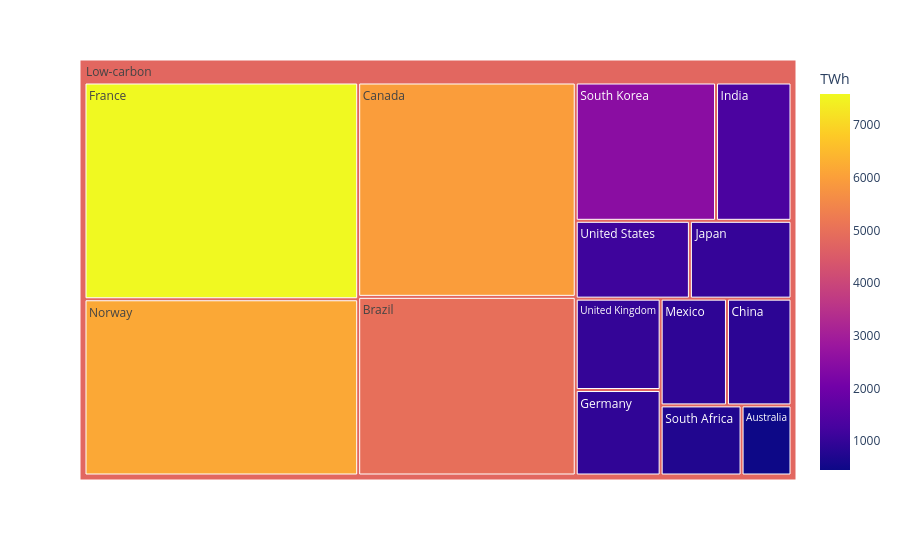

The notebook cell this image was saved under:
### Code cell
df_low = (
    df[df['Source_Type'] == 'Low-carbon']
    .groupby('Country')['TWh']
    .sum()
    .reset_index()
)

df_low['All'] = 'Low-carbon'

fig = px.treemap(
    df_low,
    path=['All', 'Country'],
    values='TWh',
    color='TWh'
)

fig.show()

### Figure 1 — Plotly figure (JSON) as saved in the notebook; plotly's stock layout.template omitted (floating-point values rounded to 4 significant figures)
{"data": [{"branchvalues": "total", "customdata": [[448.0], [4975.0], [5969.0], [882.0], [7593.0], [929.0], [1336.0], [1012.0], [906.0], [6174.0], [726.0], [2484.0], [993.0], [1137.0], [4797.0]], "domain": {"x": [0, 1], "y": [0, 1]}, "hovertemplate": "labels=%{label}<br>TWh_sum=%{value}<br>parent=%{parent}<br>id=%{id}<br>TWh=%{color}<extra></extra>", "ids": ["Low-carbon/Australia", "Low-carbon/Brazil", "Low-carbon/Canada", "Low-carbon/China", "Low-carbon/France", "Low-carbon/Germany", "Low-carbon/India", "Low-carbon/Japan", "Low-carbon/Mexico", "Low-carbon/Norway", "Low-carbon/South Africa", "Low-carbon/South Korea", "Low-carbon/United Kingdom", "Low-carbon/United States", "Low-carbon"], "labels": ["Australia", "Brazil", "Canada", "China", "France", "Germany", "India", "Japan", "Mexico", "Norway", "South Africa", "South Korea", "United Kingdom", "United States", "Low-carbon"], "marker": {"coloraxis": "coloraxis", "colors": [448.0, 4975.0, 5969.0, 882.0, 7593.0, 929.0, 1336.0, 1012.0, 906.0, 6174.0, 726.0, 2484.0, 993.0, 1137.0, 4797.0]}, "name": "", "parents": ["Low-carbon", "Low-carbon", "Low-carbon", "Low-carbon", "Low-carbon", "Low-carbon", "Low-carbon", "Low-carbon", "Low-carbon", "Low-carbon", "Low-carbon", "Low-carbon", "Low-carbon", "Low-carbon", ""], "type": "treemap", "values": [448.0, 4975.0, 5969.0, 882.0, 7593.0, 929.0, 1336.0, 1012.0, 906.0, 6174.0, 726.0, 2484.0, 993.0, 1137.0, 35560.0]}], "layout": {"coloraxis": {"colorbar": {"title": {"text": "TWh"}}, "colorscale": [[0, "#0d0887"], [0.1111, "#46039f"], [0.2222, "#7201a8"], [0.3333, "#9c179e"], [0.4444, "#bd3786"], [0.5556, "#d8576b"], [0.6667, "#ed7953"], [0.7778, "#fb9f3a"], [0.8889, "#fdca26"], [1, "#f0f921"]]}, "legend": {"tracegroupgap": 0}, "margin": {"t": 60}}}
